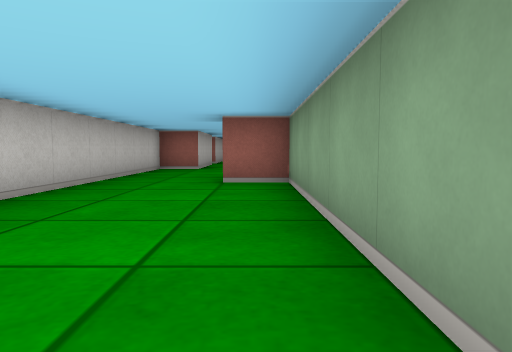
[1] (above)

20 first-person views from a walk through a cub3D maze. The camera is about half as high as the walls, tilts 4° down and sees 70° across. The floor is counted in squares. Each view is taken from the middle of a square. On the plan, view 1 faces up. The plan holds only what a view shows up to about 9 squares ahead; the rest is blank. The place goes on beyond the plan.

[2]
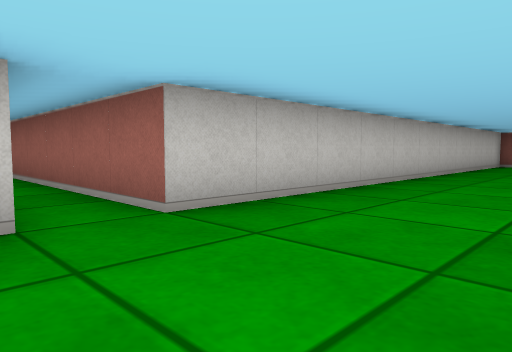

[3]
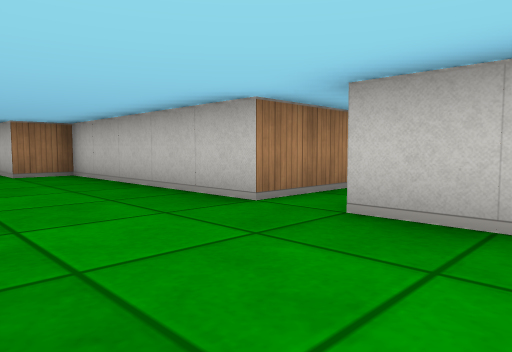

[4]
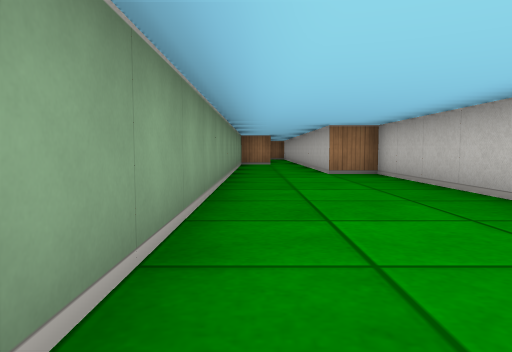

[5]
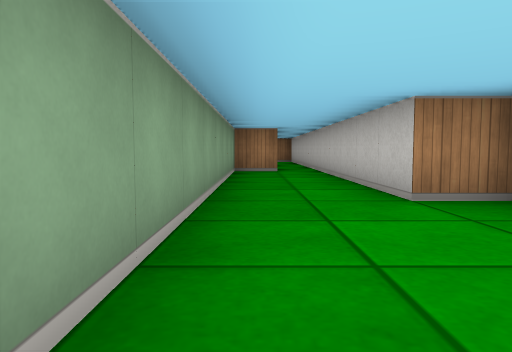

[6]
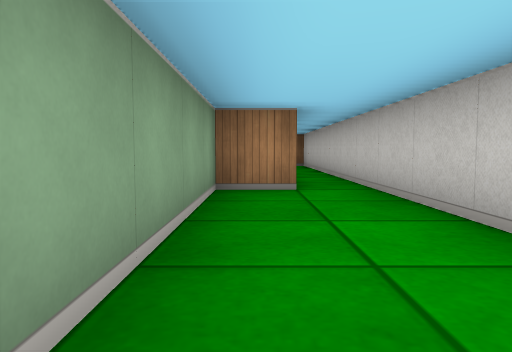

[7]
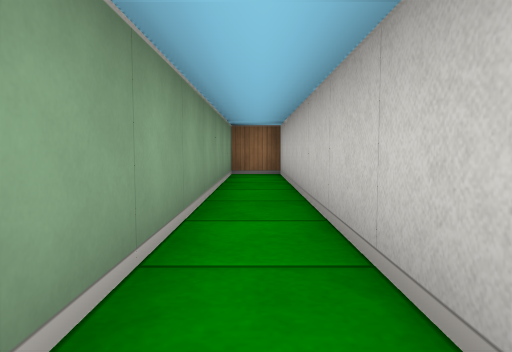

[8]
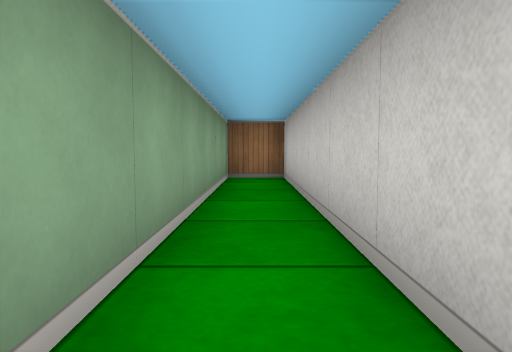

[9]
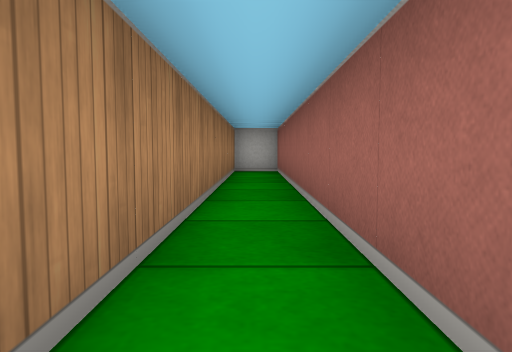

[10]
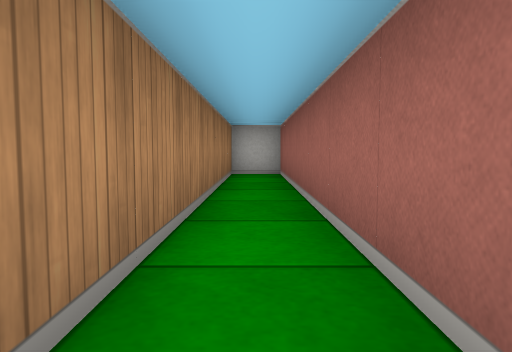

[11]
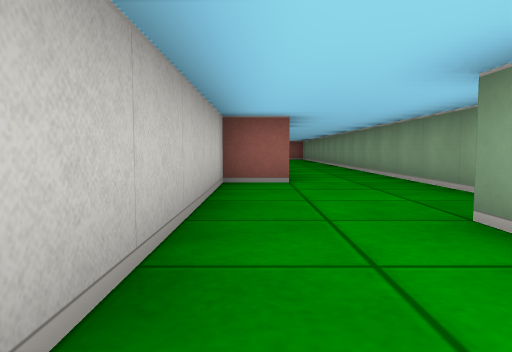

[12]
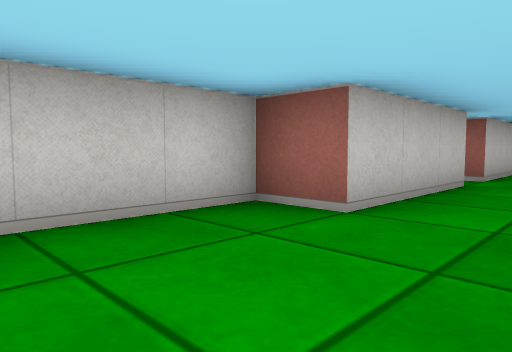

[13]
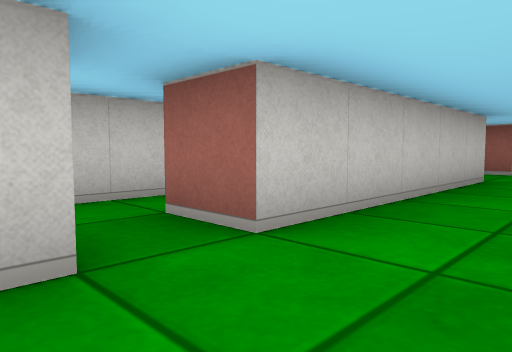

[14]
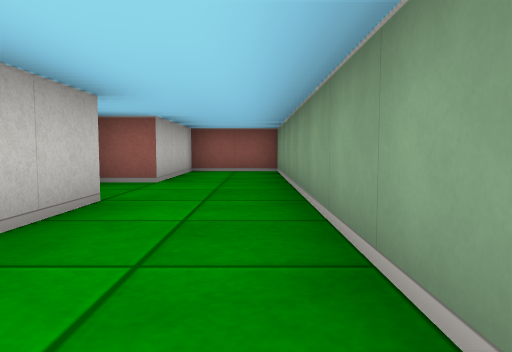

[15]
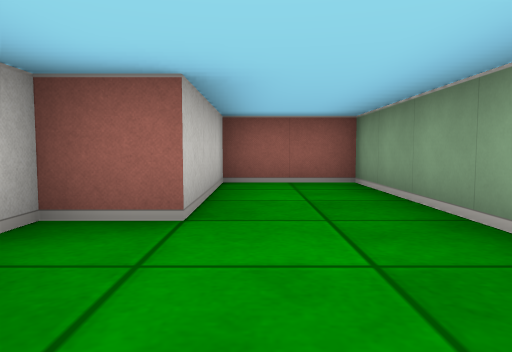

[16]
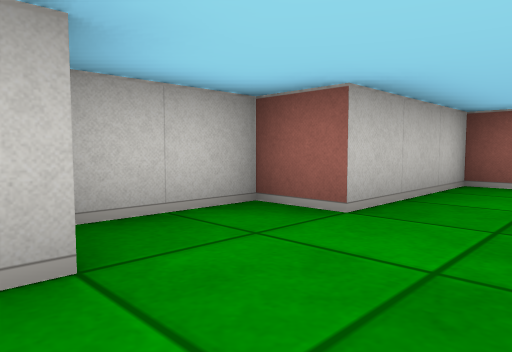

[17]
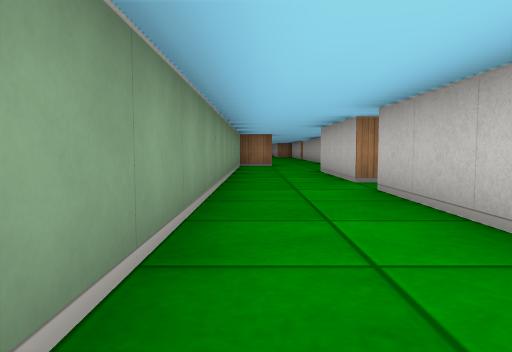

[18]
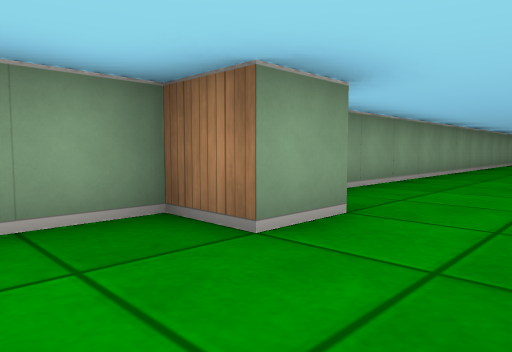

[19]
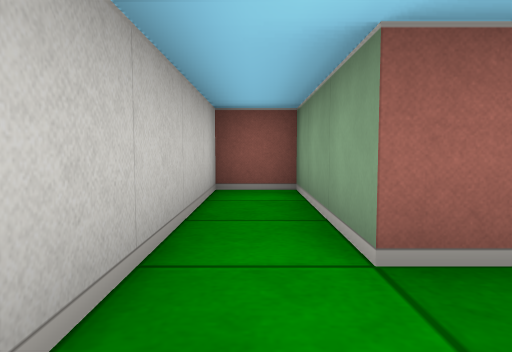

[20]
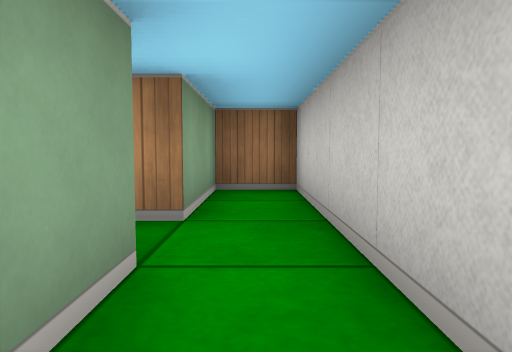

### Floor plan
Points are (right, up) in squares from view 1. A wall is a line through its corners. A room is listed if a view was taken in it or the views show most of it. See-through windows are left out.
Room 1 (views 1, 2, 3, 4, 5, 6, 7, 8, 9, 10, 11, 12, 13, 14, 15, 16, 17, 18)
walls: (-2.5, 12.5) (-1.5, 12.5) (-1.5, 9.5) (-2.5, 9.5) (-2.5, -1.5) (-12.5, -1.5) (-12.5, -2.5) (-2.5, -2.5) (-2.5, -7.5) (-1.5, -7.5) (-1.5, -19.5) (-0.5, -19.5) (-0.5, -12.5) (0.5, -12.5) (0.5, 5.5) (-0.5, 5.5) (-0.5, 6.5) (0.5, 6.5) (0.5, 23.5) (-1.5, 23.5) (-1.5, 20.5) (-2.5, 20.5) (-2.5, 18.8); (-1.5, 18.6) (-1.5, 13.5) (-2.5, 13.5)
ways out: opening at (-2, 13) to room 2
Room 2 (views 19, 20)
walls: (-2.5, 13.5) (-2.5, 16.5) (-3.5, 16.5) (-3.5, 10.5) (-2.5, 10.5) (-2.5, 12.5)
ways out: opening at (-2, 13) to room 1

Where each view was taken, in squares from view 1:
view 1: 0 up, 0 right, facing up
view 2: 3 down, 0 right, facing up-left
view 3: 0 up, 0 right, facing down-left
view 4: 0 up, 0 right, facing down
view 5: 4 down, 0 right, facing down
view 6: 8 down, 0 right, facing down
view 7: 12 down, 1 left, facing down
view 8: 13 down, 1 left, facing down
view 9: 2 down, 4 left, facing left
view 10: 2 down, 5 left, facing left
view 11: 4 up, 2 left, facing up
view 12: 7 up, 0 right, facing up-left
view 13: 12 up, 0 right, facing up-left
view 14: 15 up, 0 right, facing up
view 15: 18 up, 1 left, facing up
view 16: 18 up, 0 right, facing up-left
view 17: 18 up, 0 right, facing down
view 18: 8 up, 2 left, facing down-right
view 19: 12 up, 3 left, facing up
view 20: 15 up, 3 left, facing down
